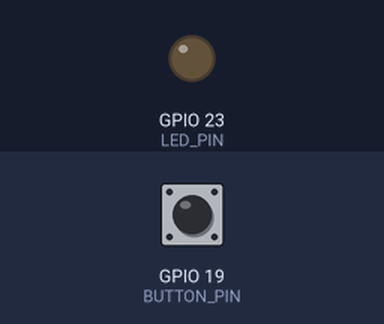
The program below on a simulated ESP32. Shown: output pins drawn as LEDs (lit = HIGH). The test bench sets the inputs (shaded band); at power-on: GPIO 19 (BUTTON_PIN) HIGH.

Above: at 1.2 s.
1.3 s: GPIO 19 (BUTTON_PIN) pulled LOW for 0.15 s
At 2.5 s:
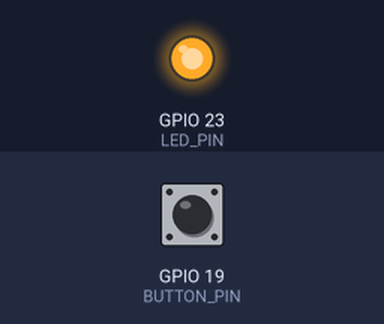
2.9 s: GPIO 19 (BUTTON_PIN) pulled LOW for 1 s
At 3.9 s:
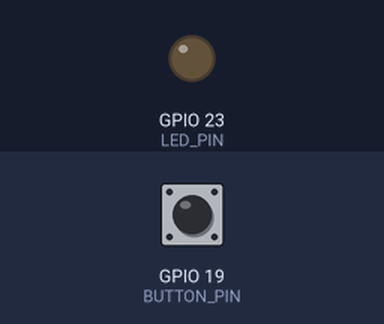
5.4 s: GPIO 19 (BUTTON_PIN) pulled LOW for 3.2 s
At 5.8 s:
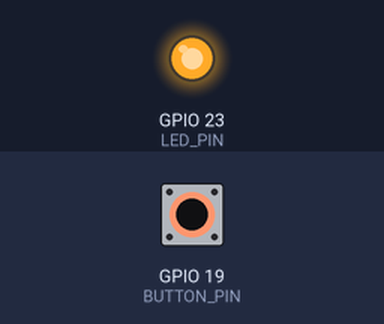
Timing chart, 0 to 8.4 s (numbered marks = the images above; inputs shaded):
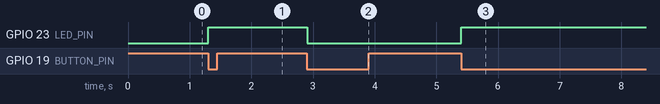

Measured:
- after the input at 1.3 s, GPIO 23 (LED_PIN): LOW → HIGH at once
- after the input at 2.9 s, GPIO 23 (LED_PIN): HIGH → LOW at once
- after the input at 5.4 s, GPIO 23 (LED_PIN): LOW → HIGH at once

The program:

main.cpp
```cpp
#include <Arduino.h>
/*
 DESCRIPTION
 ====================
 This is an example of the Bounce2::Button class.
 When the user presses a physical button, it toggles a LED on or off.
 The Button class matches an electrical state to a physical action.
 Use .setPressedState(LOW or HIGH) to set the detection state for when the button is pressed.

 INSTRUCTIONS
 ====================
 Set BUTTON_PIN to the pin attached to the button.
 Set LED_PIN to the pin attached to a LED.

 */

// Include the Bounce2 library found here :
// https://github.com/thomasfredericks/Bounce2
#include <Bounce2.h>

// INSTANTIATE A Button OBJECT
Bounce2::Button button = Bounce2::Button();

// WE WILL attach() THE BUTTON TO THE FOLLOWING PIN IN setup()
#define BUTTON_PIN 19

// DEFINE THE PIN FOR THE LED :
// 1) SOME BOARDS HAVE A DEFAULT LED (LED_BUILTIN)
//#define LED_PIN LED_BUILTIN
// 2) OTHERWISE SET YOUR OWN PIN
#define LED_PIN 23

// SET A VARIABLE TO STORE THE LED STATE
bool ledState = LOW;

void setup() {

  // BUTTON SETUP

  // SELECT ONE OF THE FOLLOWING :
  // 1) IF YOUR BUTTON HAS AN INTERNAL PULL-UP
  // button.attach( BUTTON_PIN ,  INPUT_PULLUP ); // USE INTERNAL PULL-UP
  // 2) IF YOUR BUTTON USES AN EXTERNAL PULL-UP
  button.attach( BUTTON_PIN, INPUT_PULLUP ); // USE EXTERNAL PULL-UP

  // DEBOUNCE INTERVAL IN MILLISECONDS
  button.interval(5);

  // INDICATE THAT THE LOW STATE CORRESPONDS TO PHYSICALLY PRESSING THE BUTTON
  button.setPressedState(LOW);

  // LED SETUP
  pinMode(LED_PIN,OUTPUT);
  digitalWrite(LED_PIN,ledState);

}

void loop() {
  // UPDATE THE BUTTON
  // YOU MUST CALL THIS EVERY LOOP
  button.update();

  if ( button.pressed() ) {

    // TOGGLE THE LED STATE :
    ledState = !ledState; // SET ledState TO THE OPPOSITE OF ledState
    digitalWrite(LED_PIN,ledState);

  }
}
```
